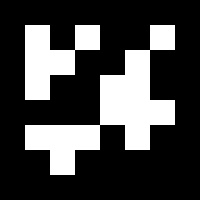
//> input picture Resources/Aruco1.png, 200 x 200 px
$ ./E8HuLettersDemo   (built with g++ and OpenCV 4)
//> lines starting //> are read from the running program, lines starting //| are printed output that depends on the picture; after the words box and inside, x2 and y2 are one past the last pixel; in counts of white or black regions, pixels touching at a corner belong together
### CustomTools.cpp
#include <opencv2/opencv.hpp>
#include <stdio.h>
#include <iostream>

#define GET_VARIABLE_NAME(Variable) #Variable
#define DISPLAYIMAGE(img) displayImages(img, #img)

// [17 lines left out: function displayImages, not called in this run]

void displayImages( cv::Mat img, std::string name = "img",  int displayTime = 0){ // CustomTools.cpp function for easy display

        cv::namedWindow(name,cv::WINDOW_AUTOSIZE);
        cv::imshow(name, img);

    std::cout << "displayImages() SingleImg" << std::endl;
    cv::waitKey(displayTime);
    cv::destroyAllWindows();
}

// [47 lines left out: function floodFillLargestRegion, not called in this run]

### Chapter14Exercises/E8HuLettersDemo.cpp
#include <opencv2/opencv.hpp>
#include <stdio.h>
#include <iostream>
#include "../CustomTools.cpp"


int main(int argc, char** argv){
    std::string path = "../Resources/Aruco1.png";
    cv::Mat img;

    if (argc >1){
        img = cv::imread(argv[1],-1);
        //img2 = cv::imread(argv[2],-1);
}


    if( img.empty()) {
        img = cv::imread(path, cv::IMREAD_GRAYSCALE);
//> img is the input picture: 200 rows x 200 cols, CV_8UC1; min 0, max 255, mean 67.7
        //img2 = cv::imread(path2, cv::IMREAD_COLOR);
        if( img.empty()) {
            std::cout << "No image provided";
            return -1;
        }
    }

    // Format image here
    cv::Mat fImg = img.clone();
    cv::Mat fImgBW = fImg.clone();
    //cv::threshold(fImgBW,fImgBW,128,255,cv::THRESH_BINARY);
    cv::Mat fImgBWRot, fImgBWScale, fImgBWBoth;

    cv::warpAffine(fImgBW,fImgBWRot,cv::getRotationMatrix2D(cv::Point2f(fImgBW.cols/2,fImgBW.rows/2),20,1.0),cv::Size(fImgBW.cols*1.2,fImgBW.rows*1.2),cv::WARP_FILL_OUTLIERS,cv::BORDER_REPLICATE);
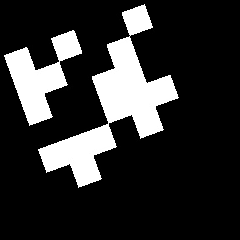
//> fImgBWRot: 240 rows x 240 cols, CV_8UC1; min 0, max 255, mean 47
    fImgBWScale = fImgBW.clone();
    cv::copyMakeBorder(fImgBWScale,fImgBWScale,50,50,50,50,cv::BORDER_CONSTANT, cv::Scalar(0,0,0));
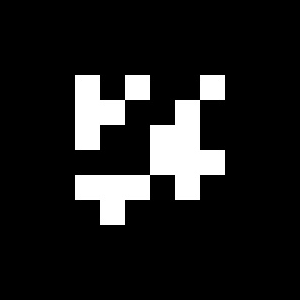
//> fImgBWScale: 300 rows x 300 cols, CV_8UC1; min 0, max 255, mean 30.1
    DISPLAYIMAGE(fImgBWScale);
    cv::Mat rotation = cv::getRotationMatrix2D(cv::Point2f(fImgBWScale.cols/2,fImgBWScale.rows/2),0,1.5);
//> rotation = [[1.5, 0, -75], [0, 1.5, -75]]
    cv::warpAffine(fImgBWScale,fImgBWScale,rotation,cv::Size(fImgBWScale.cols,fImgBWScale.rows),cv::WARP_FILL_OUTLIERS,cv::BORDER_REPLICATE);
    DISPLAYIMAGE(fImgBWRot);
    DISPLAYIMAGE(fImgBWScale);
    // Process image here

    cv::Moments mom = cv::moments(fImgBW,false);
//> mom = moments, m00 2709320, centre m10/m00, m01/m00 = (94.35, 94.35)
    cv::Moments momRot = cv::moments(fImgBWRot,false);
//> momRot = moments, m00 2708315, centre m10/m00, m01/m00 = (92.8, 96.68)
    cv::Moments momScale = cv::moments(fImgBWScale,false);
//> momScale = moments, m00 6124986, centre m10/m00, m01/m00 = (141.2, 141.4)

    double huMoments[3][7] = {};
    cv::HuMoments(mom,huMoments[0]);
    cv::HuMoments(mom,huMoments[1]);
    cv::HuMoments(mom,huMoments[2]);

    for (auto moms: huMoments){
        std::cout << moms[0] << std::endl;
        std::cout << moms[1] << std::endl;
        std::cout << moms[2] << std::endl;
        std::cout << moms[3] << std::endl;
        std::cout << moms[4] << std::endl;
        std::cout << moms[5] << std::endl;
        std::cout << moms[6] << std::endl;
        std::cout << "Next set" << std::endl;
    }
//> this loop made 3 passes
//| 0.00132825
//| 2.81024e-08
//| 1.9953e-10
//| 1.74475e-11
//> (the first 4 of 24 printed lines)
    cv::Mat img2 = cv::imread("../Resources/Aruco2.png",cv::IMREAD_GRAYSCALE);
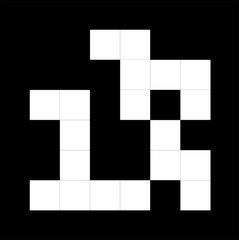
//> input picture Resources/Aruco2.png, 239 x 240 px
//> img2 is the input picture: 240 rows x 239 cols, CV_8UC1; min 0, max 255, mean 76.2
    cv::threshold(img2,img2,128,255,cv::THRESH_BINARY);
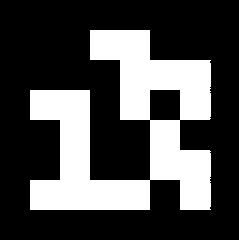
//> img2: 240 rows x 239 cols, CV_8UC1; 30% white; 1 white region, box (x1, y1, x2, y2) and area: (30, 30, 211, 210) 17204

    double closeness = cv::matchShapes(fImgBWScale,fImgBWScale,cv::CONTOURS_MATCH_I1,1);
//> closeness = 0
    double closenessAlt = cv::matchShapes(fImgBWRot,img2,cv::CONTOURS_MATCH_I1,1);
//> closenessAlt = 0.00401

    std::cout << "Closeness match is: " << closeness << std::endl;
//| Closeness match is: 0
    std::cout << "Closeness non-match is: " << closenessAlt << std::endl;
//| Closeness non-match is: 0.00400927

    return 0;

}
